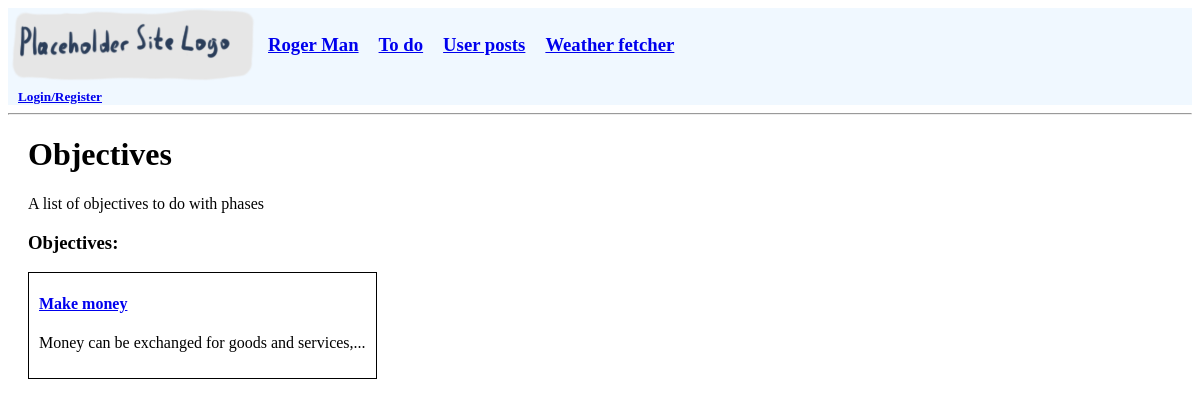
/todo/, run on the app's committed database.
### base_app/models.py (models this page shows, shortened)
class Todo_obj(models.Model): # Major objectives for the to-do list. Each can have multiple phases
    id = models.AutoField(primary_key=True)
    name = models.CharField(max_length=50)
    description = models.TextField(null=True, blank=True)
    updated = models.DateTimeField(auto_now=True)    # For some reason, I can't make the timestamps work yet
    created = models.DateTimeField(auto_now_add=True)
    def short_desc(self):   # Short description as a function because unfortunately I can't just put this code into a template directly
        return self.description if len(self.description) <= 50 else (self.description[0:46] + '...')

### base_app/views.py (the view)
# urls.py: path('todo/', views.todo_list, name='todo_list'),
def todo_list(request):
    context = {'objectives': Todo_obj.objects.all()}
    return render(request, 'base_app/todo_list.html', context)

### base_app/templates/base_app/todo_list.html
{% extends 'main.html' %}
{% block content %}
<h1>Objectives</h1>
<p>A list of objectives to do with phases</p>
<h3>Objectives:</h3>
<div class="box_basic">
    {% for item in objectives %}
    <h4><a href="{% url 'todo_objective' item.id %}">{{item.name}}</a></h4>
    <p>{{item.short_desc}}</p>
    {% endfor %}
</div>
{% endblock content %}

### static/css/main.css (style rules this page uses)
.box_basic { border:1px solid black; width: fit-content; padding-left: 10px; padding-right: 10px; padding-bottom: 10px; }

### data on the page
Todo_obj: name "Make money", short_desc "Money can be exchanged for goods and services,..."
